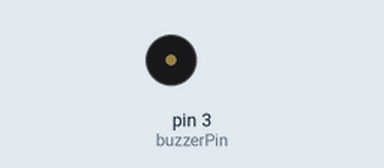
This sketch was run on a simulated Arduino Uno, built with avr-gcc and run on an emulated ATmega328P. On the bench: buzzer (waves = sounding, pin HIGH).

Above: at 1.8 s.
Timing chart, 0 to 4.2 s (numbered marks = the images above):
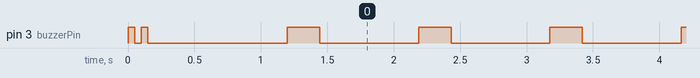

Measured:
- by itself, pin 3 (buzzerPin): goes LOW 0.05 s, HIGH 0.05 s, LOW 1.1 s, 130 × (HIGH 0.24 s, LOW 0.74 s), HIGH 0.24 s, then LOW

The sketch:

buzzer-sample.ino
```cpp
//Code written by Samuel.

int buzzerPin = 3; //Define buzzerPin

void setup() {
  pinMode(buzzerPin, OUTPUT); //Set buzzerPin as output
  beep(50); //Beep
  beep(50); //Beep
  delay(1000); //Add a little delay

}

void loop() {
  beep(500); //Beep every 500 milliseconds
  delay(500);
}

void beep(unsigned char delayms) { //creating function
  digitalWrite (buzzerPin, 20); //Setting pin to high
  delay(delayms); //Delaying
  digitalWrite (buzzerPin , 0); //Setting pin to LOW
  delay(delayms); //Delaying

}
```
